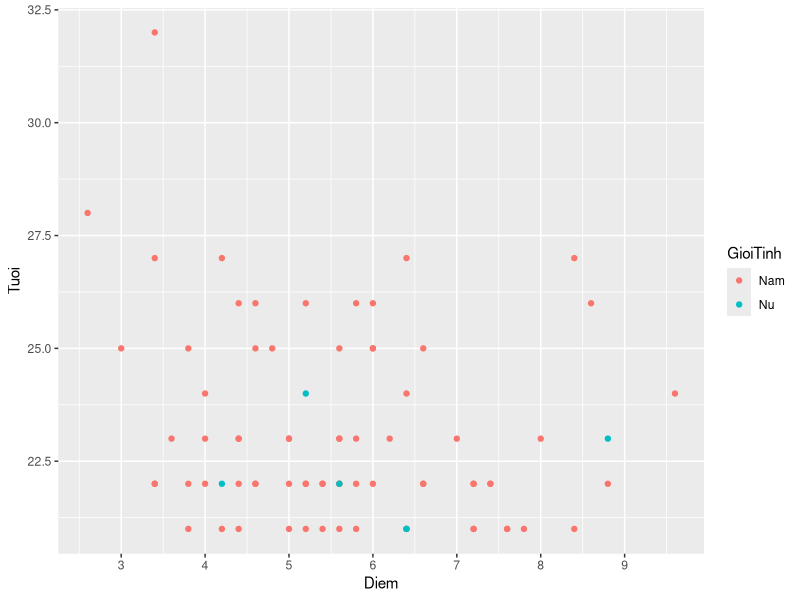
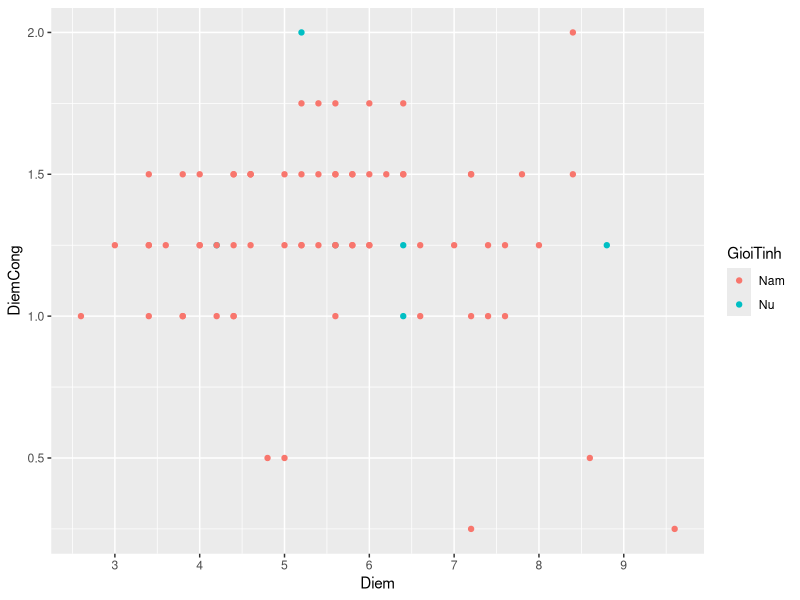

Recreate these plots in R, in order.
library(ggplot2)
diemThiTiengAnh <- read.csv(file="Engish.csv", encoding="UTF-8", stringsAsFactors=FALSE, header=TRUE, sep=",")
View(diemThiTiengAnh)

mean(diemThiTiengAnh$Diem, na.rm = TRUE)
sd(diemThiTiengAnh$Diem, na.rm = TRUE)
mean(diemThiTiengAnh$DiemCong, na.rm = TRUE)
mean(diemThiTiengAnh$TongDiem, na.rm = TRUE)

# Do lech chuan
(sd(diemThiTiengAnh$Diem, na.rm = TRUE))
# Phuong sai
(var(diemThiTiengAnh$Diem, na.rm = TRUE))
length(diemThiTiengAnh$MSSV)
# Biểu đồ
ggplot(data=diemThiTiengAnh, aes(x=Diem, y=Tuoi, na.rm = TRUE),na.rm = TRUE)+
  scale_x_continuous(breaks=seq(0, 10, 1))+
  geom_point(aes(col=GioiTinh),na.rm = TRUE)

ggplot(data=diemThiTiengAnh, aes(x=Diem, y=DiemCong, na.rm = TRUE),na.rm = TRUE)+
  scale_x_continuous(breaks=seq(0, 10, 1))+
  geom_point(aes(col=GioiTinh),na.rm = TRUE)
####################################################################
# KIỂM ĐỊNH TỶ LỆ
# Tính khoảng tin cậy :
soBanDau <- sum(diemThiTiengAnh$Diem >= 5, na.rm=TRUE)
n <- length(diemThiTiengAnh$Diem)
(anpha <- 1 - 0.95)
(p_hat <- soBanDau/n)
(z <- qnorm(1 - anpha/2))
(se <- sqrt(p_hat*(1-p_hat)/n))
(khoangtincay <- p_hat + c(-z*se, z*se))
# Vậy tỷ lệ các bạn đậu nằm trong khoảng 0.5351997 0.7419087

prop.test(soBanDau, n, conf.level = 1-anpha)


# Kiểm định thống kê: "Khoảng 60% lớp mình sẽ đậu Tiếng Anh"
# Gọi p là tỷ lệ đậu Tiếng Anh cuối kỳ của các bạn
# Ta kiểm định :
#   H0 : p = 0.6
#   H1 : p > 0.6 với anpha = 5%
soBanDau <- sum(diemThiTiengAnh$Diem >= 5, na.rm=TRUE)
n <- length(diemThiTiengAnh$Diem)
(p_hat <- soBanDau/n)
(p0 <- 0.6)
anpha <- 0.05
(se <- sqrt(p0*(1 - p0)/n))
(z <- (p_hat - p0)/se)
(p_value <- 1 - pnorm(z))
(crit_val <- qnorm(1 - anpha)) # Gía trị giới hạn
(p_value < anpha)
(crit_val < z)

prop.test(soBanDau, n, p = 0.6, conf.level = 1-anpha, alternative = "greater")

####################################################################
#KIỂM ĐỊNH TRUNG BÌNH
# Khoảng tin cậy
data <- diemThiTiengAnh$Diem
n <- length(diemThiTiengAnh$Diem)
(x_bar <- mean(data, na.rm=TRUE))
(anpha <- 1 - 0.95)
(se <- sd(data, na.rm = TRUE)/sqrt(n))
(z <- qnorm(1 - anpha/2))
(zconf_int <- x_bar + c(-z*se, z*se))

(t <- qt(1 - anpha/2, df = n - 1)) # Khi n nhỏ hơn 30 thì phân phối student
(tconf_int <- x_bar + c(-t*se, t*se))

t.test(data, conf.level = 1-anpha)

t.test(data, conf.level = 0.1)
# Thống kê kiểm định

data <- diemThiTiengAnh$Diem
n <- length(diemThiTiengAnh$Diem)
mu0 <- 6.0
anpha <- 0.05
(x_bar <- mean(data, na.rm = TRUE))
(se <- sd(data, na.rm = TRUE)/sqrt(n))
(t <- (x_bar-mu0)/se)
(p_value <- 2*(1 - pt(t, df = n-1)))
(crit_val <- qt(1-anpha, df = n-1))
p_value > anpha
crit_val > t